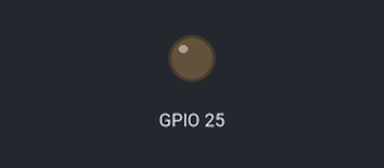
This sketch was run on a simulated ESP32. On the bench: output pins drawn as LEDs (lit = HIGH).

Above: at 0.0 s.
Timing chart, 0 to 0.1 s (numbered marks = the images above):
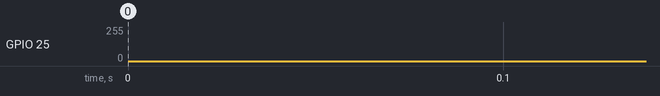

The sketch:

SineWithTable.ino
```cpp
const uint16_t SAMPLES = 360;
uint8_t WaveForm[SAMPLES] = { 0 };
uint16_t position = 0;

void setup() {
  for (uint16_t i = 0; i < SAMPLES; i++) {
    WaveForm[i] = int(128 + 127 * sin(i * PI / 180));
  }
}

void loop() {
  dacWrite(DAC1, WaveForm[position++]);
  position %= SAMPLES;
}
```
